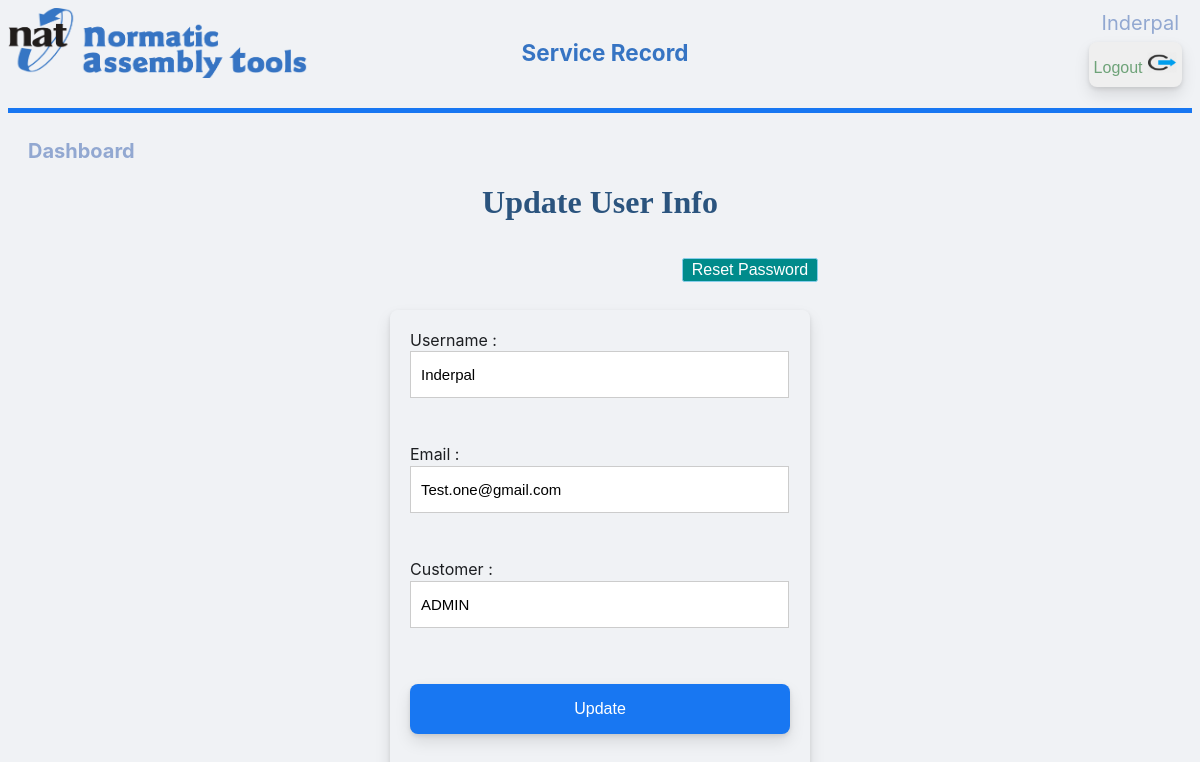
The page /update_userinfo_user.php?id=1 (signed in) on the database its author committed.
### tables this page shows
CREATE TABLE `users` (
  `id` int(11) NOT NULL,
  `username` varchar(50) NOT NULL,
  `email` varchar(50) NOT NULL,
  `password` varchar(50) NOT NULL,
  `create_datetime` datetime NOT NULL,
  `type` varchar(25) DEFAULT NULL
);

### update_userinfo_user.php (the view, shortened to what this page needs)
<!DOCTYPE html>
<?php
require('db.php');
		    ?>
<html>
    <head>
    <link rel="stylesheet" href="style.css" />
    </head>
<body>
<div class='header'>
    <div class='header'>
    <div>
        <img class="left" src="bulma.png" width="300px" height="70px"; margin-left:10px; >
        </div>
        <div class="center">
        <h4> Service Record </h4>
        </div>
        <button class="topright1 logout-button" > <a style="color: #0062148a;" href="logout.php"> Logout <img src='logout.jpeg' alt="Logout" height="21" width="30"> </a> </button>
        <div class="topright" id="naming" ><?php echo ucfirst($_SESSION['username']); ?></div>
    </div>
    <div class="left" id="tab"> <a id="naming" href="dashboard_user.php" target="_self" > Dashboard </a>
    </div>
    <h1> <br> Update User Info </h1>
    <h1>
     <button class="btn btn-primary" style="margin-left:300px;" > <a style="color: #fff"; href="reset-password.php?id=<?php $id = $_GET['id']; echo $id;?>"> Reset Password </a> </button>
    </h1>
    <div class="container2">
<?php
    $id = $_GET['id'];
	$ret = "select * from users where id=?";
	$stmt2 = $con->prepare($ret);
	$stmt2->bind_param('s',$id);
	$stmt2->execute();
	 $res=$stmt2->get_result();
	   while($row=$res->fetch_object())
	  {
	?>
<form name="stmt" enctype="multipart/form-data" method="post">
Username :<input class="login-input" type="text" name="username" value="<?php echo $row->username; ?>" required="required"/>
<br><br>
Email :<input class="login-input" type="email" name="email" value="<?php echo $row->email; ?>" required="required"/>
<br><br>
Customer :<input class="login-input" type="text" name="customer" value="<?php echo $row->type; ?>" required="required"/>
<br><br>
<input class="login-button" type="submit" name="update" value="Update"/>
<br><br>
</form>
<?php } ?>
   </div>
</body>
</html>

### style.css (style rules this page uses)
.header { font-family: -apple-system,BlinkMacSystemFont,"Segoe UI",Roboto,"Helvetica Neue",Arial,"Noto Sans",sans-serif,"Apple Color Emoji","Segoe UI Emoji","Segoe UI Symbol","Noto Color Emoji"; text-align: center; height:100px; border-bottom: 5px solid #1877f2; margin-bottom: 25px; }
body { background: #f0f2f5; color: #1c1e21; direction: ltr; line-height: 1.34; }
.login-input { font-size: 15px; border: 1px solid #ccc; padding: 10px; margin-bottom: 25px; height: 25px; width: calc(100% - 23px); }
.login-button { color: #fff; background: #1877f2; border: 0; outline: 0; width: 100%; height: 50px; font-size: 16px; text-align: center; cursor: pointer; border: none; border-radius: 8px; box-shadow: 0 2px 4px rgba(0, 0, 0, .1), 0 8px 16px rgba(0, 0, 0, .1); box-sizing: border-box; margin: 10px auto; padding: 10px 5px 10px; }
.logout-button { color: #0062148a !important; font-size: 16px !important; border: 2px !important; outline: 2px !important; cursor: pointer !important; border-radius: 8px !important; box-shadow: 0 2px 4px rgba(0, 0, 0, .1), 0 8px 16px rgba(0, 0, 0, .1) !important; box-sizing: border-box !important; margin: 10px auto !important; padding: 10px 5px 10px !important; }
h4 { font-size: 22.5px; color: #3674c3; margin-right: 290px; text-align: center; }
#naming { color: #92a8d1; margin-right: 5px; font-size: 20px; }
a { text-decoration: none; }
.topright { position: absolute; top: 10px; right: 16px; font-size: 18px; }
.topright1 { position: absolute; top: 32px; right: 18px; font-size: 18px; }
.left { float: left; }
.center { text-align-last: center; overflow: auto; border: 1px ; }
#tab { margin-left: 20px; font-size: 20px; font-weight: bold; }
h1 { text-align: center; color: #2B547E; font-size: xx-large; font-family: 'Gill Sans', 'Gill Sans MT', ' Calibri', 'Trebuchet MS', 'sans-serif'; }
.container2 { border-radius: 8px; box-shadow: 0 2px 4px rgba(0, 0, 0, .1), 0 8px 16px rgba(0, 0, 0, .1); width: 380px; text-align: left; margin: 0 auto; padding: 20px; border: 10px; }

### update_userinfo_user.php (style rules this page uses)
.btn-primary { color: #fff; background-color: #008B8B!important; border-color: skyblue!important; }
.btn { display: inline-block; font-weight: 200; color: #212529; text-align: center; vertical-align: middle; -webkit-user-select: none; -moz-user-select: none; -ms-user-select: none; user-select: none; background-color: transparent; border: 1px solid transparent; border-top-color: transparent; border-right-color: transparent; border-bottom-color: transparent; border-left-color: transparent; padding: .175rem .55rem; font-size: 1rem; line-height: 1.0; border-radius: .15rem; transition: color .15s ease-in-out,background-color .15s ease-in-out,border-color .15s ease-in-out,box-shadow .15s ease-in-out; }

### rows shown on the page
users: username "Inderpal", email "Test.one@gmail.com", customer "ADMIN"

### other values the page prints
$_SESSION['username'] "Inderpal"
